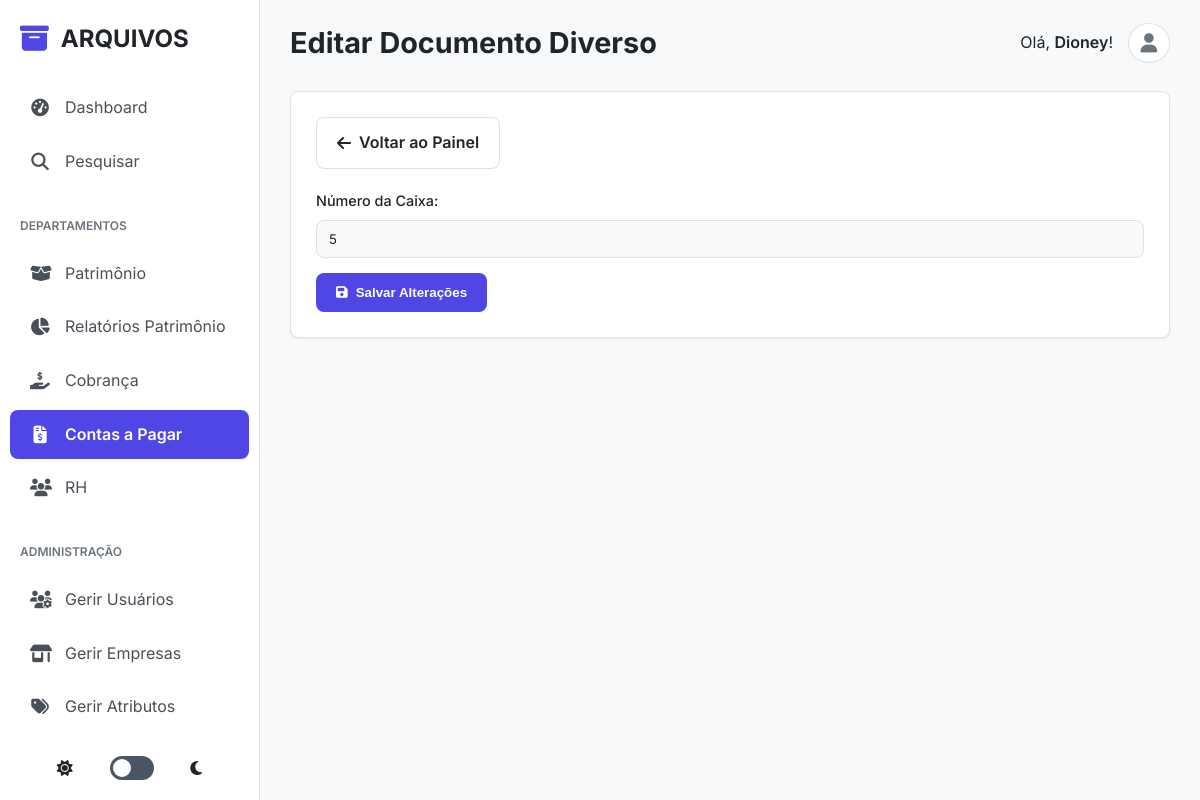
The app's page /contas_a_pagar/documentos_diversos/edit/1 (signed in), older data.
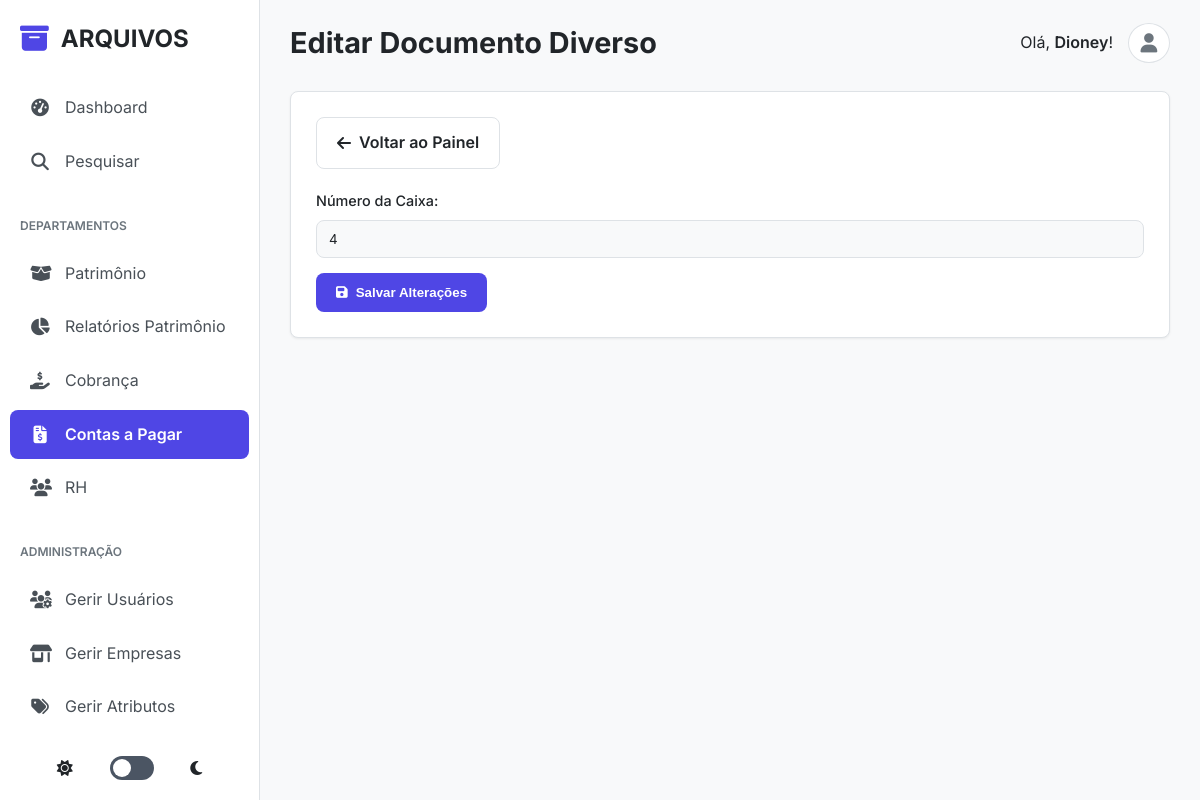
The same page, newer data.
### tables this page shows
CREATE TABLE contas_a_pagar_diversos (
            id INTEGER PRIMARY KEY AUTOINCREMENT,
            numero_caixa TEXT NOT NULL,
            store_id INTEGER,
            FOREIGN KEY (store_id) REFERENCES stores(id)
        );

### app.py (the view, shortened to what this page needs)
@app.route('/contas_a_pagar/documentos_diversos/edit/<int:item_id>', methods=['GET', 'POST'])
@login_required
@role_required(['super_admin', 'admin_contas_a_pagar'])
def contas_a_pagar_diversos_edit(item_id):
    db = get_db()
    item = db.execute("SELECT * FROM contas_a_pagar_diversos WHERE id = ?", (item_id,)).fetchone()
    if not item or (session['role'] != 'super_admin' and item['store_id'] != session.get('store_id')):
        flash('Documento não encontrado ou sem permissão.', 'danger')
        return redirect(url_for('documentos_diversos_dashboard'))
    return render_template('contas_a_pagar/documentos_diversos_edit.html', item=item)

### app.py (called while the page is built)
@app.before_request
def log_request_info():
    print(f"\n>>> REQUISIÇÃO RECEBIDA: {request.method} {request.path}")
    print(f">>> Cabeçalho 'Cookie': {request.headers.get('Cookie')}")
    print(f">>> Sessão no início da requisição: {dict(session)}")

def login_required(f):
    @wraps(f)
    def decorated_function(*args, **kwargs):
        print(f"--- Verificando @login_required para a rota: '{request.endpoint}'")
        if 'logged_in' not in session:
            print(f"--- FALHA em @login_required. Sessão atual: {dict(session)}")
            flash('Você precisa fazer login para acessar esta página.', 'danger')
            return redirect(url_for('admin_login'))
        print(f"--- SUCESSO em @login_required. Usuário '{session.get('username')}' está logado.")
        return f(*args, **kwargs)
    return decorated_function

### database.py (called while the page is built)
def get_db():
    if 'db' not in g:
        g.db = sqlite3.connect(DATABASE)
        g.db.row_factory = sqlite3.Row
    return g.db

### templates/contas_a_pagar/documentos_diversos_edit.html (shortened to what this page needs)
{% extends "base.html" %}
{% block page_title %}Editar Documento Diverso{% endblock %}
{% block content %}
<div class="card">
    <div class="dashboard-actions" style="margin-bottom: 20px;">
        <a href="{{ url_for('documentos_diversos_dashboard') }}" class="button-secondary">
            <i class="fas fa-arrow-left"></i> Voltar ao Painel
        </a>
    </div>
    <form action="{{ url_for('contas_a_pagar_diversos_edit', item_id=item.id) }}" method="POST">
        <label for="numero_caixa">Número da Caixa:</label>
        <input type="text" id="numero_caixa" name="numero_caixa" value="{{ item.numero_caixa }}" required>
        <button type="submit"><i class="fas fa-save"></i> Salvar Alterações</button>
    </form>
</div>
{% endblock %}

Row changes from the older to the newer data that the page shows:
changed contas_a_pagar_diversos: numero_caixa "5" → "4"
